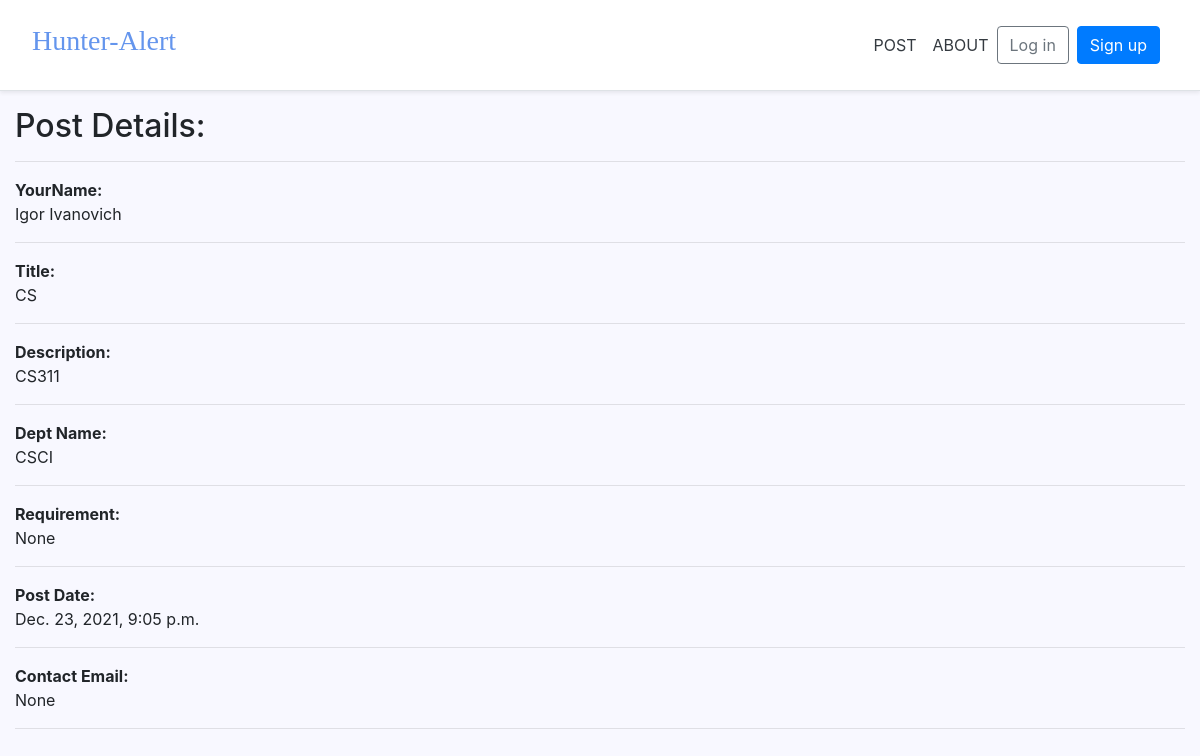
The page /13/ on the database its author committed.
### pages/models.py (models this page shows, shortened)
class Post(models.Model):
    user = models.ForeignKey(CustomUser, null=True, on_delete=models.CASCADE)
    yourname = models.CharField(max_length=120, null=True)
    title = models.CharField(max_length=120, null=True)
    description = models.TextField(blank=False, null=True)
    dept_name = models.CharField(max_length=120, null=True)
    requirement = models.TextField(blank=False, null=True)
    date_posted = models.DateTimeField(default=timezone.now)
    email = models.CharField(max_length=50, null=True)

### pages/views.py (the view)
# urls.py: path('<detail_id>/', DetailView, name='detail'),
def DetailView(request, detail_id):
    detail = Post.objects.get(id=detail_id)
    context = {'detail': detail}
    return render(request, 'pages/detail.html', context)

### templates/pages/detail.html
{% extends '_base.html' %}
{% load static %}
{% block content %}
<div class="main">
    <h2>Post Details:</h2>
    <hr>
    <p><b>YourName: </b> <br> {{ detail.yourname }} <hr> </p>
    <p><b>Title:</b> <br> {{ detail.title }} <hr> </p>
    <p><b>Description:</b> <br> {{ detail.description }} <hr> </p>
    <p><b>Dept Name:</b> <br> {{ detail.dept_name }}<hr> </p>
    <p><b>Requirement:</b> <br> {{ detail.requirement }}<hr> </p>
    <p><b>Post Date:</b> <br> {{ detail.date_posted}}<hr> </p>
    <p><b>Contact Email:</b> <br> {{ detail.email }}<hr> </p>
</div>
{% endblock content %}

### static/css/base.css (style rules this page uses)
html { position: relative; min-height: 100%; font-size: 14px; }
@media (min-width: 768px) { html { font-size: 16px; } }
body { margin-bottom: 60px; }

### rows shown on the page
Post: yourname "Igor Ivanovich", title "CS", description "CS311", dept_name "CSCI", requirement "None", date_posted "Dec. 23, 2021, 9:05 p.m.", email "None"
